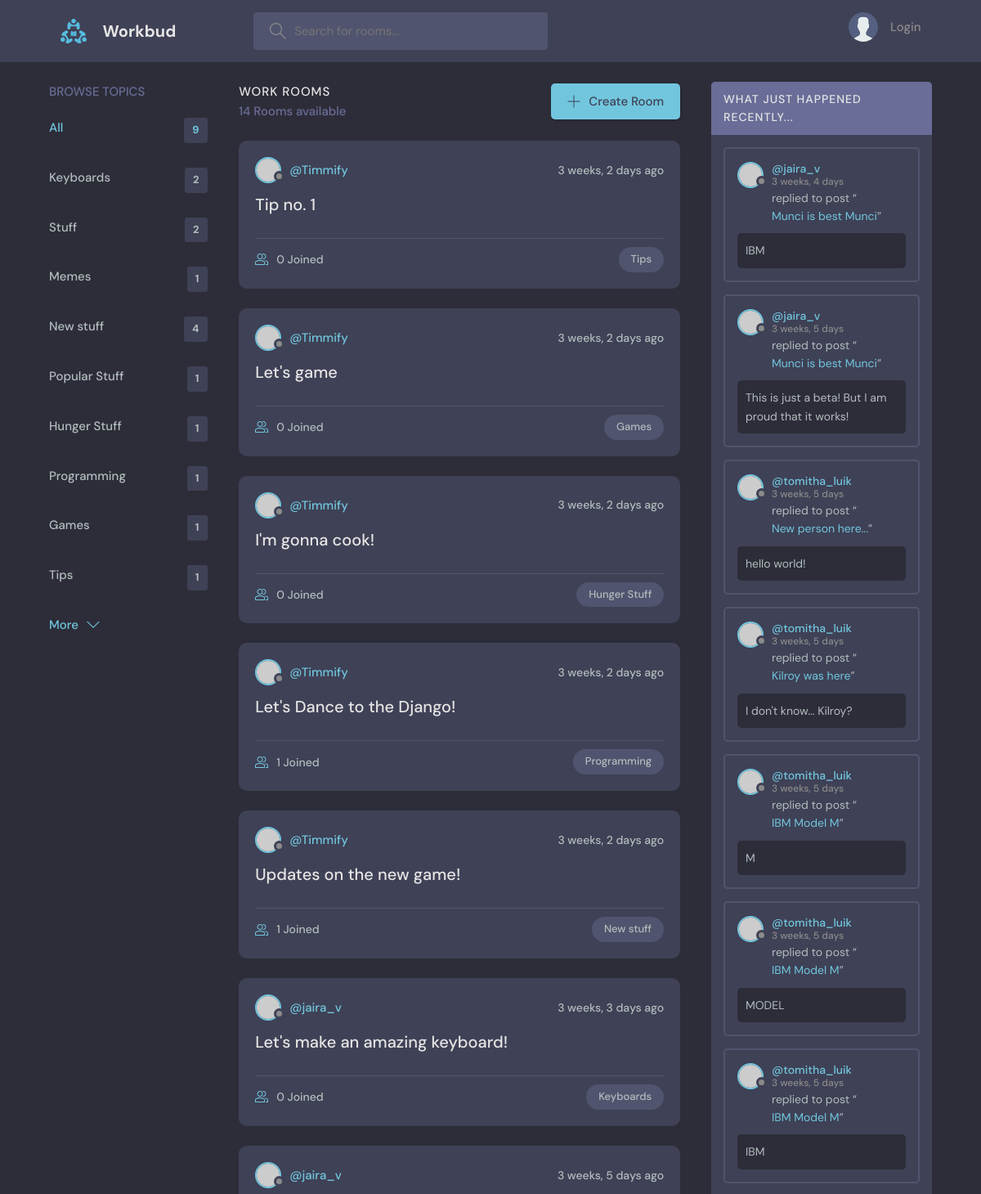
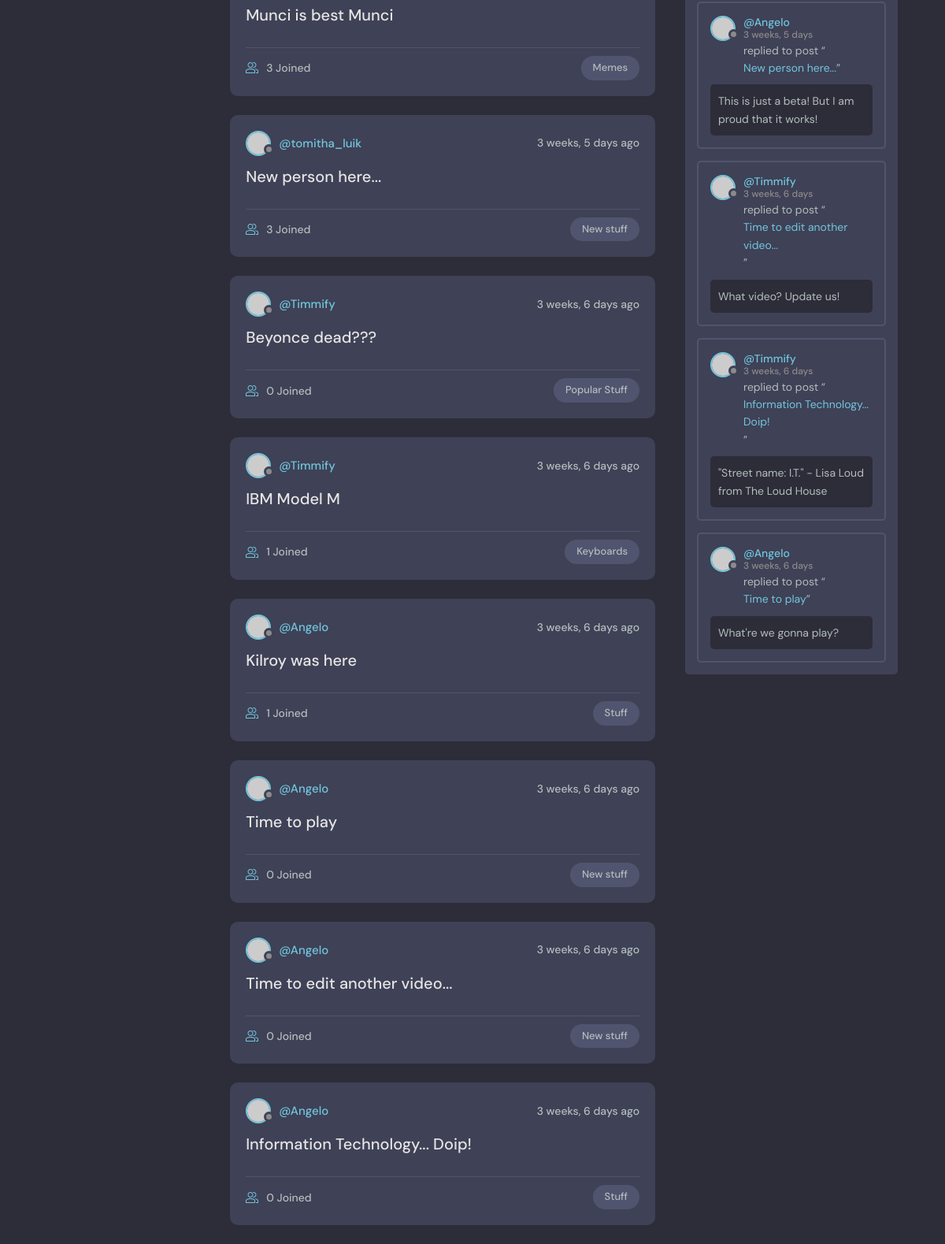
The page / on the database its author committed (2 pictures, top to bottom).
### base/models.py (models this page shows, shortened)
class Topic(models.Model):
    name = models.CharField(max_length=200)

class Room(models.Model):
    host = models.ForeignKey(User, on_delete=models.SET_NULL, null=True)
    topic = models.ForeignKey(Topic, on_delete=models.SET_NULL, null=True)
    name = models.CharField(max_length=200)
    description = models.TextField(null=True, blank=True)
    participants = models.ManyToManyField(User, related_name='participants', blank=True)
    updated = models.DateTimeField(auto_now=True)
    created = models.DateTimeField(auto_now_add=True)
    class Meta:
        ordering = ['-updated', '-created']
    def __str__(self):
        return self.name

class Message(models.Model):
    user = models.ForeignKey(User, on_delete=models.CASCADE)
    room = models.ForeignKey(Room, on_delete=models.CASCADE)
    body = models.TextField()
    updated = models.DateTimeField(auto_now=True)
    created = models.DateTimeField(auto_now_add=True)
    class Meta:
        ordering = ['-updated', '-created']

### base/views.py (the view)
# urls.py: path('', views.home, name="home"),
def home(request):
    q = request.GET.get('q') if request.GET.get('q') != None else ''
    rooms = Room.objects.filter(
        Q(topic__name__icontains=q) |
        Q(name__icontains=q) |
        Q(description__icontains=q)
    )
    topics = Topic.objects.all()
    room_count = rooms.count()
    room_messages = Message.objects.filter(Q(room__topic__name__icontains=q))
    context = {'rooms':rooms, 'topics':topics,
        'room_count':room_count, 'room_messages':room_messages}
    return render(request, 'base/home.html', context)

### base/templates/base/home.html (shortened to what this page needs)
{% extends 'main.html' %}
{% block content %}
<main class="layout layout--3">
  <div class="container">
    {% include 'base/topics_component.html' %}
    <div class="roomList">
      <div class="roomList__header">
        <div>
          <h2>Work Rooms</h2>
          <p>{{room_count}} Rooms available</p>
        </div>
        <a class="btn btn--main" href="{% url 'create-room' %}">
          <svg version="1.1" xmlns="http://www.w3.org/2000/svg" width="32" height="32" viewBox="0 0 32 32">
            <title>add</title>
            <path
              d="M16.943 0.943h-1.885v14.115h-14.115v1.885h14.115v14.115h1.885v-14.115h14.115v-1.885h-14.115v-14.115z"
            ></path>
          </svg>
          Create Room
        </a>
      </div>
      {% include 'base/feed_component.html' %}
    </div>
    {% include 'base/activity_component.html' %}
  </div>
</main>
{% endblock %}

### base/templates/base/topics_component.html
<div class="topics">
    <div class="topics__header">
      <h2>Browse Topics</h2>
    </div>
    <ul class="topics__list">
      <li>
        <a href="{% url 'home' %}" class="active">All <span>{{topics.count}}</span></a>
      </li>
      {% for topic in topics %}
      <li>
        <a href="{% url 'home' %}?q={{topic.name}}">{{topic.name}} <span>{{topic.room_set.all.count}}</span></a>
      </li>
      {% endfor %}
    </ul>
    <a class="btn btn--link" href="topics.html">
      More
      <svg version="1.1" xmlns="http://www.w3.org/2000/svg" width="32" height="32" viewBox="0 0 32 32">
        <title>chevron-down</title>
        <path d="M16 21l-13-13h-3l16 16 16-16h-3l-13 13z"></path>
      </svg>
    </a>
  </div>

### base/templates/base/feed_component.html (shortened to what this page needs)
{% for room in rooms %}
<div class="roomListRoom">
    <div class="roomListRoom__header">
      <a href="{% url 'user-profile' room.host.id %}" class="roomListRoom__author">
        <div class="avatar avatar--small">
          <img src="https://randomuser.me/api/portraits/women/11.jpg" />
        </div>
        <span>@{{room.host.username}}</span>
      </a>
      <div class="roomListRoom__actions">
        <span>{{room.created|timesince}} ago</span>
      </div>
    </div>
    <div class="roomListRoom__content">
      <a href="{% url 'room' room.id %}">{{room.name}}</a>
    </div>
    <div class="roomListRoom__meta">
      <a href="{% url 'room' room.id %}" class="roomListRoom__joined">
        {{room.participants.all.count}} Joined
      </a>
      <p class="roomListRoom__topic">{{room.topic.name}}</p>
    </div>
  </div>
{% endfor %}

### base/templates/base/activity_component.html (shortened to what this page needs)
<div class="activities">
    <div class="activities__header">
      <h2>What just happened recently...</h2>
    </div>
    {% for message in room_messages %}
    <div class="activities__box">
      <div class="activities__boxHeader roomListRoom__header">
        <a href="{% url 'user-profile' message.user.id %}" class="roomListRoom__author">
          <div class="avatar avatar--small">
            <img src="https://randomuser.me/api/portraits/women/11.jpg" />
          </div>
          <p>
            @{{message.user}}
            <span>{{message.created|timesince}}</span>
          </p>
        </a>
      </div>
      <div class="activities__boxContent">
        <p>replied to post “<a href="{% url 'room' message.room.id %}">{{message.room}}</a>”</p>
        <div class="activities__boxRoomContent">
          {{message.body}}
        </div>
      </div>
    </div>
    {% endfor %}
  </div>

### rows shown on the page
Topic: name "Keyboards", room_set.all.count "2"
Topic: name "Stuff", room_set.all.count "2"
Topic: name "Memes", room_set.all.count "1"
Topic: name "New stuff", room_set.all.count "4"
Topic: name "Popular Stuff", room_set.all.count "1"
Topic: name "Hunger Stuff", room_set.all.count "1"
Topic: name "Programming", room_set.all.count "1"
Topic: name "Games", room_set.all.count "1"
Topic: name "Tips", room_set.all.count "1"
Room: host.username "Timmify", created "3 weeks, 2 days", name "Tip no. 1", participants.all.count "0", topic.name "Tips"
Room: host.username "Timmify", created "3 weeks, 2 days", name "Let's game", participants.all.count "0", topic.name "Games"
Room: host.username "Timmify", created "3 weeks, 2 days", name "I'm gonna cook!", participants.all.count "0", topic.name "Hunger Stuff"
Room: host.username "Timmify", created "3 weeks, 2 days", name "Let's Dance to the Django!", participants.all.count "1", topic.name "Programming"
Room: host.username "Timmify", created "3 weeks, 2 days", name "Updates on the new game!", participants.all.count "1", topic.name "New stuff"
Room: host.username "jaira_v", created "3 weeks, 3 days", name "Let's make an amazing keyboard!", participants.all.count "0", topic.name "Keyboards"
Room: host.username "jaira_v", created "3 weeks, 5 days", name "Munci is best Munci", participants.all.count "3", topic.name "Memes"
Room: host.username "tomitha_luik", created "3 weeks, 5 days", name "New person here...", participants.all.count "3", topic.name "New stuff"
Room: host.username "Timmify", created "3 weeks, 6 days", name "Beyonce dead???", participants.all.count "0", topic.name "Popular Stuff"
Room: host.username "Timmify", created "3 weeks, 6 days", name "IBM Model M", participants.all.count "1", topic.name "Keyboards"
Room: host.username "Angelo", created "3 weeks, 6 days", name "Kilroy was here", participants.all.count "1", topic.name "Stuff"
Room: host.username "Angelo", created "3 weeks, 6 days", name "Time to play", participants.all.count "0", topic.name "New stuff"
Room: host.username "Angelo", created "3 weeks, 6 days", name "Time to edit another video...", participants.all.count "0", topic.name "New stuff"
Room: host.username "Angelo", created "3 weeks, 6 days", name "Information Technology... Doip!", participants.all.count "0", topic.name "Stuff"
Message: user "jaira_v", created "3 weeks, 4 days", room "Munci is best Munci", body "IBM"
Message: user "jaira_v", created "3 weeks, 5 days", room "Munci is best Munci", body "This is just a beta! But I am proud that it works!"
Message: user "tomitha_luik", created "3 weeks, 5 days", room "New person here...", body "hello world!"
Message: user "tomitha_luik", created "3 weeks, 5 days", room "Kilroy was here", body "I don't know... Kilroy?"
Message: user "tomitha_luik", created "3 weeks, 5 days", room "IBM Model M", body "M"
Message: user "tomitha_luik", created "3 weeks, 5 days", room "IBM Model M", body "MODEL"
Message: user "tomitha_luik", created "3 weeks, 5 days", room "IBM Model M", body "IBM"
Message: user "Angelo", created "3 weeks, 5 days", room "New person here...", body "This is just a beta! But I am proud that it works!"
Message: user "Timmify", created "3 weeks, 6 days", room "Time to edit another video...", body "What video? Update us!"
Message: user "Timmify", created "3 weeks, 6 days", room "Information Technology... Doip!", body "\"Street name: I.T.\" - Lisa Loud from The Loud House"
Message: user "Angelo", created "3 weeks, 6 days", room "Time to play", body "What're we gonna play?"

### other values the page prints
{{ topics.count }} "9"
{{ room_count }} "14"
